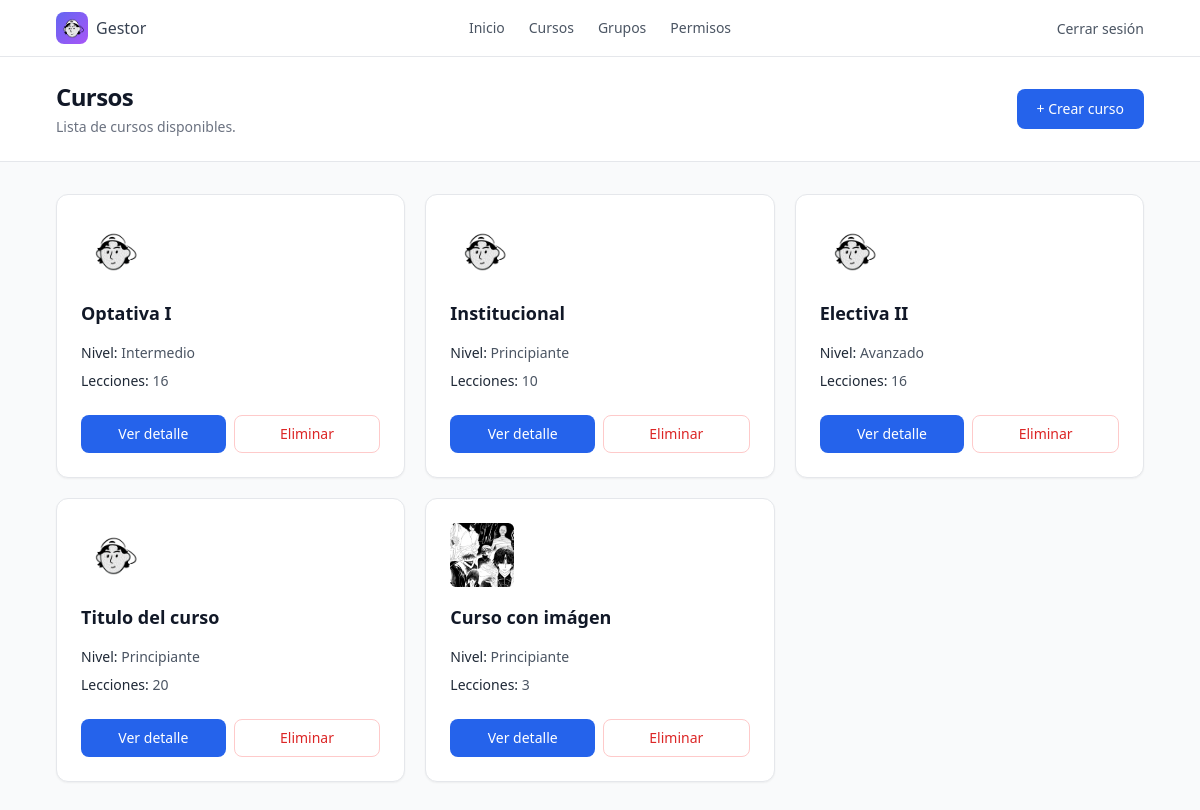
The app's page /courses/ (signed in) with its own data.
### courses/models.py (models this page shows)
class Course(models.Model):
    title = models.CharField(max_length=100)
    level = models.CharField(max_length=50)
    lessons = models.IntegerField()
    image = models.ImageField(upload_to='courses', default='courses/logo.png')

### courses/views.py (the view)
# urls.py: path("", include("courses.urls")),
@permission_required('courses.view_course', raise_exception=True)
def courses(request):
    course = Course.objects.all()
    return render(request, "courses.html", {"courses": course})

### courses/templates/courses.html (shortened to what this page needs)
{% extends 'layouts/base.html' %} {% block title %}Cursos{% endblock %}
{% block content %}
<header class="border-b border-gray-200 bg-white">
    <div class="mx-auto max-w-6xl px-4 py-6 sm:px-6 lg:px-8">
        <div class="flex items-center justify-between">
            <div>
                <h1 class="text-2xl font-bold tracking-tight text-gray-900">
                    Cursos
                </h1>
                <p class="mt-1 text-sm text-gray-500">
                    Lista de cursos disponibles.
                </p>
            </div>
            <a
                href="{% url 'new_course' %}"
                class="inline-flex items-center justify-center rounded-lg bg-primary-600 px-5 py-2.5 text-sm font-medium text-white transition hover:bg-primary-700 focus:outline-none focus:ring-2 focus:ring-primary-600 focus:ring-offset-2"
            >
                + Crear curso
            </a>
        </div>
    </div>
</header>
<main class="mx-auto max-w-6xl px-4 py-8 sm:px-6 lg:px-8">
    {% if courses %}
        <section aria-labelledby="courses-title">
            <ul class="grid gap-5 sm:grid-cols-2 lg:grid-cols-3">
                {% for course in courses %}
                    <li>
                        <article
                            class="flex h-full flex-col rounded-xl border border-gray-200 bg-white p-6 shadow-sm transition hover:-translate-y-1 hover:shadow-md"
                        >
                            <div class="flex-1">
                                <img src="{{ course.image.url }}" alt="{{ course.title }}" class="mb-4 h-16 w-16 rounded-md object-cover" />
                                <h3 class="text-lg font-semibold text-gray-900">
                                    {{ course.title }}
                                </h3>
                                <div class="mt-4 space-y-2 text-sm text-gray-600">
                                    <p>
                                        <span class="font-medium text-gray-800">
                                            Nivel:
                                        </span>
                                        {{ course.level }}
                                    </p>
                                    <p>
                                        <span class="font-medium text-gray-800">
                                            Lecciones:
                                        </span>
                                        {{ course.lessons }}
                                    </p>
                                </div>
                            </div>
                            <nav
                                aria-label="Acciones del curso {{ course.title }}"
                                class="mt-6 flex flex-col gap-2 sm:flex-row"
                            >
                                <a
                                    href="{% url 'course_detail' course.id %}"
                                    class="inline-flex flex-1 items-center justify-center rounded-lg bg-primary-600 px-4 py-2 text-sm font-medium text-white transition hover:bg-primary-700 focus:outline-none focus:ring-2 focus:ring-primary-600 focus:ring-offset-2"
                                >
                                    Ver detalle
                                </a>
                                <a
                                    href="{% url 'delete_course' course.id %}"
                                    onclick="return confirm('¿Estás seguro de que deseas eliminar este curso?');"
                                    class="inline-flex flex-1 items-center justify-center rounded-lg border border-red-200 bg-white px-4 py-2 text-sm font-medium text-red-600 transition hover:bg-red-50 focus:outline-none focus:ring-2 focus:ring-red-500 focus:ring-offset-2"
                                >
                                    Eliminar
                                </a>
                            </nav>
                        </article>
                    </li>
                {% endfor %}
            </ul>
        </section>
    {% endif %}
</main>
{% endblock %}

### courses/templates/layouts/base.html (shortened to what this page needs)
{% load static %}
<!doctype html>
<html lang="es">
  <head>
    <script src="https://cdn.tailwindcss.com"></script>
  </head>
  <body class="min-h-screen bg-gray-50 text-gray-900">
    <nav class="bg-white border-b border-gray-200">
      <div class="max-w-6xl mx-auto px-4 sm:px-6 lg:px-8 h-14 grid grid-cols-3 items-center">
        <div class="flex items-center gap-2">
          <span
            class="inline-flex items-center justify-center w-8 h-8 rounded-lg bg-gradient-to-br from-indigo-500 to-purple-500 overflow-hidden"
          >
            <img
              src="{% static 'img/logo.png' %}"
              alt="Logo"
              class="w-full h-full object-cover"
            />
          </span>
          <span class="font-medium text-gray-700">
            Gestor
          </span>
        </div>
        <div class="flex items-center justify-center gap-6">
          <a
            href="{% url 'home' %}"
            class="text-sm font-medium text-gray-600 hover:text-gray-900 transition-colors duration-150"
          >
            Inicio
          </a>
          <a
            href="{% url 'courses' %}"
            class="text-sm font-medium text-gray-600 hover:text-gray-900 transition-colors duration-150"
          >
            Cursos
          </a>
          <a
            href="{% url 'groups' %}"
            class="text-sm font-medium text-gray-600 hover:text-gray-900 transition-colors duration-150"
          >
            Grupos
          </a>
          <a
            href="{% url 'permissions' %}"
            class="text-sm font-medium text-gray-600 hover:text-gray-900 transition-colors duration-150"
          >
            Permisos
          </a>
        </div>
        <div class="flex items-center justify-end">
          <form action="{% url 'logout' %}" method="post">
            <button
              type="submit"
              class="text-sm font-medium text-gray-600 hover:text-gray-900 transition-colors duration-150"
            >
              Cerrar sesión
            </button>
          </form>
        </div>
      </div>
    </nav>
    {% block content %} {% endblock %}
  </body>
</html>

### records on screen
Course: image (picture), title "Optativa I", level "Intermedio", lessons "16"
Course: image (picture), title "Institucional", level "Principiante", lessons "10"
Course: image (picture), title "Electiva II", level "Avanzado", lessons "16"
Course: image (picture), title "Titulo del curso", level "Principiante", lessons "20"
Course: image (picture), title "Curso con imágen", level "Principiante", lessons "3"
